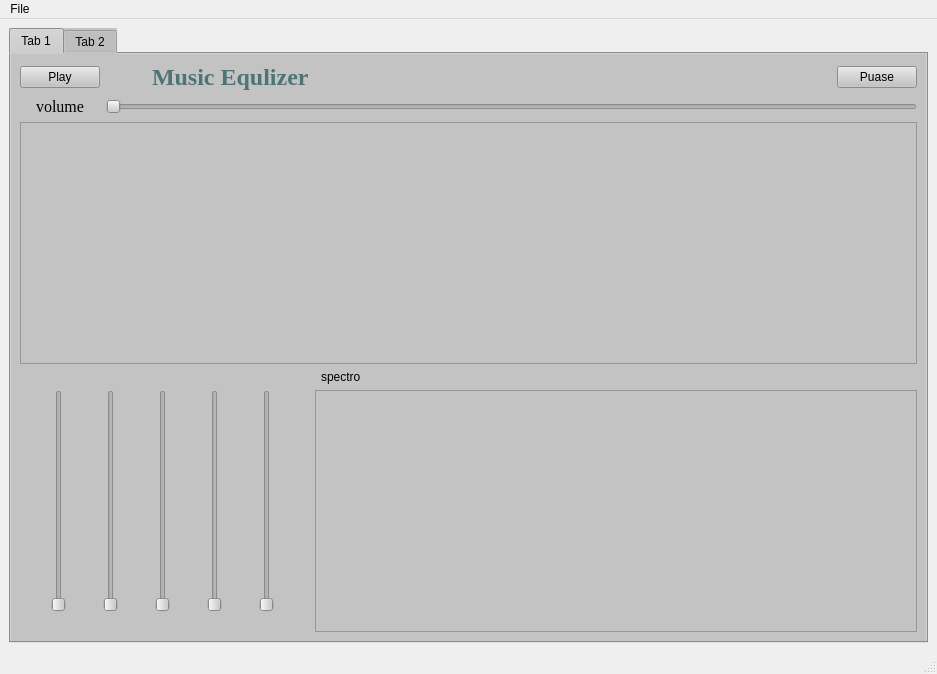
<?xml version="1.0" encoding="UTF-8"?>
<ui version="4.0">
 <class>MainWindow</class>
 <widget class="QMainWindow" name="MainWindow">
  <property name="geometry">
   <rect>
    <x>0</x>
    <y>0</y>
    <width>937</width>
    <height>674</height>
   </rect>
  </property>
  <property name="windowTitle">
   <string>MainWindow</string>
  </property>
  <widget class="QWidget" name="centralwidget">
   <layout class="QGridLayout" name="gridLayout_7">
    <item row="1" column="0">
     <widget class="QTabWidget" name="tabWidget">
      <property name="styleSheet">
       <string notr="true">background-color: rgb(195, 195, 195);</string>
      </property>
      <property name="currentIndex">
       <number>0</number>
      </property>
      <widget class="QWidget" name="EQ">
       <attribute name="title">
        <string>Tab 1</string>
       </attribute>
       <layout class="QGridLayout" name="gridLayout_3">
        <item row="0" column="0">
         <layout class="QGridLayout" name="gridLayout_maingraph">
          <item row="5" column="4" colspan="3">
           <widget class="QGraphicsView" name="graphicsView"/>
          </item>
          <item row="4" column="5">
           <widget class="QLabel" name="label_2">
            <property name="text">
             <string>spectro</string>
            </property>
           </widget>
          </item>
          <item row="1" column="3">
           <widget class="QLabel" name="label">
            <property name="font">
             <font>
              <family>Times New Roman</family>
              <pointsize>18</pointsize>
              <weight>75</weight>
              <bold>true</bold>
             </font>
            </property>
            <property name="styleSheet">
             <string notr="true">color: rgb(78, 117, 117);</string>
            </property>
            <property name="text">
             <string>Music Equlizer</string>
            </property>
           </widget>
          </item>
          <item row="1" column="5">
           <spacer name="horizontalSpacer_2">
            <property name="orientation">
             <enum>Qt::Horizontal</enum>
            </property>
            <property name="sizeHint" stdset="0">
             <size>
              <width>40</width>
              <height>20</height>
             </size>
            </property>
           </spacer>
          </item>
          <item row="2" column="0">
           <widget class="QLabel" name="labelvolume">
            <property name="font">
             <font>
              <family>Times New Roman</family>
              <pointsize>12</pointsize>
             </font>
            </property>
            <property name="text">
             <string>    volume</string>
            </property>
           </widget>
          </item>
          <item row="1" column="6">
           <widget class="QPushButton" name="puase_Button">
            <property name="text">
             <string>Puase</string>
            </property>
           </widget>
          </item>
          <item row="1" column="0">
           <widget class="QPushButton" name="play_Button">
            <property name="text">
             <string>Play</string>
            </property>
           </widget>
          </item>
          <item row="3" column="0" colspan="7">
           <widget class="QGraphicsView" name="graphicsView_maingraph"/>
          </item>
          <item row="1" column="1" colspan="2">
           <spacer name="horizontalSpacer">
            <property name="orientation">
             <enum>Qt::Horizontal</enum>
            </property>
            <property name="sizeHint" stdset="0">
             <size>
              <width>40</width>
              <height>20</height>
             </size>
            </property>
           </spacer>
          </item>
          <item row="2" column="1" colspan="6">
           <widget class="QSlider" name="Volume_slider">
            <property name="orientation">
             <enum>Qt::Horizontal</enum>
            </property>
           </widget>
          </item>
          <item row="5" column="0" colspan="4">
           <layout class="QGridLayout" name="gridLayout_sliders">
            <item row="0" column="6">
             <widget class="QSlider" name="Slider2">
              <property name="orientation">
               <enum>Qt::Vertical</enum>
              </property>
             </widget>
            </item>
            <item row="0" column="5">
             <widget class="QSlider" name="Slider3">
              <property name="orientation">
               <enum>Qt::Vertical</enum>
              </property>
             </widget>
            </item>
            <item row="0" column="0">
             <widget class="QSlider" name="Slider5">
              <property name="orientation">
               <enum>Qt::Vertical</enum>
              </property>
             </widget>
            </item>
            <item row="2" column="2">
             <widget class="QLabel" name="label_7">
              <property name="text">
               <string/>
              </property>
              <property name="pixmap">
               <pixmap>xylophone (1).jpg</pixmap>
              </property>
             </widget>
            </item>
            <item row="2" column="7">
             <widget class="QLabel" name="label_3">
              <property name="text">
               <string/>
              </property>
              <property name="pixmap">
               <pixmap>../../Downloads/pianophoto.png</pixmap>
              </property>
             </widget>
            </item>
            <item row="0" column="7">
             <widget class="QSlider" name="Slider1">
              <property name="orientation">
               <enum>Qt::Vertical</enum>
              </property>
             </widget>
            </item>
            <item row="2" column="0">
             <widget class="QLabel" name="label_6">
              <property name="text">
               <string/>
              </property>
              <property name="pixmap">
               <pixmap>giutar (1).jpg</pixmap>
              </property>
             </widget>
            </item>
            <item row="2" column="6">
             <widget class="QLabel" name="label_4">
              <property name="text">
               <string/>
              </property>
              <property name="pixmap">
               <pixmap>../../Downloads/drumicon.png</pixmap>
              </property>
             </widget>
            </item>
            <item row="2" column="5">
             <widget class="QLabel" name="label_5">
              <property name="text">
               <string/>
              </property>
              <property name="pixmap">
               <pixmap>flute.png</pixmap>
              </property>
             </widget>
            </item>
            <item row="0" column="2">
             <widget class="QSlider" name="Slider4">
              <property name="orientation">
               <enum>Qt::Vertical</enum>
              </property>
             </widget>
            </item>
           </layout>
          </item>
         </layout>
        </item>
       </layout>
      </widget>
      <widget class="QWidget" name="tab_2">
       <attribute name="title">
        <string>Tab 2</string>
       </attribute>
       <widget class="QPushButton" name="c5_button">
        <property name="geometry">
         <rect>
          <x>980</x>
          <y>90</y>
          <width>51</width>
          <height>241</height>
         </rect>
        </property>
        <property name="styleSheet">
         <string notr="true">
background-color: rgb(255, 255, 255);</string>
        </property>
        <property name="text">
         <string/>
        </property>
       </widget>
       <widget class="QPushButton" name="c3_button">
        <property name="geometry">
         <rect>
          <x>280</x>
          <y>90</y>
          <width>51</width>
          <height>241</height>
         </rect>
        </property>
        <property name="styleSheet">
         <string notr="true">
background-color: rgb(255, 255, 255);</string>
        </property>
        <property name="text">
         <string/>
        </property>
       </widget>
       <widget class="QPushButton" name="d3_button">
        <property name="geometry">
         <rect>
          <x>330</x>
          <y>90</y>
          <width>51</width>
          <height>241</height>
         </rect>
        </property>
        <property name="styleSheet">
         <string notr="true">
background-color: rgb(255, 255, 255);</string>
        </property>
        <property name="text">
         <string/>
        </property>
       </widget>
       <widget class="QPushButton" name="e3_button">
        <property name="geometry">
         <rect>
          <x>380</x>
          <y>90</y>
          <width>51</width>
          <height>241</height>
         </rect>
        </property>
        <property name="styleSheet">
         <string notr="true">
background-color: rgb(255, 255, 255);</string>
        </property>
        <property name="text">
         <string/>
        </property>
       </widget>
       <widget class="QPushButton" name="f3_button">
        <property name="geometry">
         <rect>
          <x>430</x>
          <y>90</y>
          <width>51</width>
          <height>241</height>
         </rect>
        </property>
        <property name="styleSheet">
         <string notr="true">
background-color: rgb(255, 255, 255);</string>
        </property>
        <property name="text">
         <string/>
        </property>
       </widget>
       <widget class="QPushButton" name="g3_button">
        <property name="geometry">
         <rect>
          <x>480</x>
          <y>90</y>
          <width>51</width>
          <height>241</height>
         </rect>
        </property>
        <property name="styleSheet">
         <string notr="true">
background-color: rgb(255, 255, 255);</string>
        </property>
        <property name="text">
         <string/>
        </property>
       </widget>
       <widget class="QPushButton" name="a3_button">
        <property name="geometry">
         <rect>
          <x>530</x>
          <y>90</y>
          <width>51</width>
          <height>241</height>
         </rect>
        </property>
        <property name="styleSheet">
         <string notr="true">
background-color: rgb(255, 255, 255);</string>
        </property>
        <property name="text">
         <string/>
        </property>
       </widget>
       <widget class="QPushButton" name="b3_button">
        <property name="geometry">
         <rect>
          <x>580</x>
          <y>90</y>
          <width>51</width>
          <height>241</height>
         </rect>
        </property>
        <property name="styleSheet">
         <string notr="true">
background-color: rgb(255, 255, 255);</string>
        </property>
        <property name="text">
         <string/>
        </property>
       </widget>
       <widget class="QPushButton" name="c4_button">
        <property name="geometry">
         <rect>
          <x>630</x>
          <y>90</y>
          <width>51</width>
          <height>241</height>
         </rect>
        </property>
        <property name="styleSheet">
         <string notr="true">
background-color: rgb(255, 255, 255);</string>
        </property>
        <property name="text">
         <string/>
        </property>
       </widget>
       <widget class="QPushButton" name="d4_button">
        <property name="geometry">
         <rect>
          <x>680</x>
          <y>90</y>
          <width>51</width>
          <height>241</height>
         </rect>
        </property>
        <property name="styleSheet">
         <string notr="true">
background-color: rgb(255, 255, 255);</string>
        </property>
        <property name="text">
         <string/>
        </property>
       </widget>
       <widget class="QPushButton" name="f4_button">
        <property name="geometry">
         <rect>
          <x>780</x>
          <y>90</y>
          <width>51</width>
          <height>241</height>
         </rect>
        </property>
        <property name="styleSheet">
         <string notr="true">
background-color: rgb(255, 255, 255);</string>
        </property>
        <property name="text">
         <string/>
        </property>
       </widget>
       <widget class="QPushButton" name="e4_button">
        <property name="geometry">
         <rect>
          <x>730</x>
          <y>90</y>
          <width>51</width>
          <height>241</height>
         </rect>
        </property>
        <property name="styleSheet">
         <string notr="true">
background-color: rgb(255, 255, 255);</string>
        </property>
        <property name="text">
         <string/>
        </property>
       </widget>
       <widget class="QPushButton" name="g4_button">
        <property name="geometry">
         <rect>
          <x>830</x>
          <y>90</y>
          <width>51</width>
          <height>241</height>
         </rect>
        </property>
        <property name="styleSheet">
         <string notr="true">
background-color: rgb(255, 255, 255);</string>
        </property>
        <property name="text">
         <string/>
        </property>
       </widget>
       <widget class="QPushButton" name="a4_button">
        <property name="geometry">
         <rect>
          <x>880</x>
          <y>90</y>
          <width>51</width>
          <height>241</height>
         </rect>
        </property>
        <property name="styleSheet">
         <string notr="true">
background-color: rgb(255, 255, 255);</string>
        </property>
        <property name="text">
         <string/>
        </property>
       </widget>
       <widget class="QPushButton" name="b4_button">
        <property name="geometry">
         <rect>
          <x>930</x>
          <y>90</y>
          <width>51</width>
          <height>241</height>
         </rect>
        </property>
        <property name="styleSheet">
         <string notr="true">
background-color: rgb(255, 255, 255);</string>
        </property>
        <property name="text">
         <string/>
        </property>
       </widget>
       <widget class="QPushButton" name="a40_button">
        <property name="geometry">
         <rect>
          <x>910</x>
          <y>90</y>
          <width>41</width>
          <height>161</height>
         </rect>
        </property>
        <property name="styleSheet">
         <string notr="true">background-color: rgb(0, 0, 0);
</string>
        </property>
        <property name="text">
         <string/>
        </property>
       </widget>
       <widget class="QPushButton" name="d30_button">
        <property name="geometry">
         <rect>
          <x>360</x>
          <y>90</y>
          <width>41</width>
          <height>161</height>
         </rect>
        </property>
        <property name="styleSheet">
         <string notr="true">background-color: rgb(0, 0, 0);
</string>
        </property>
        <property name="text">
         <string/>
        </property>
       </widget>
       <widget class="QPushButton" name="f30_button">
        <property name="geometry">
         <rect>
          <x>460</x>
          <y>90</y>
          <width>41</width>
          <height>161</height>
         </rect>
        </property>
        <property name="styleSheet">
         <string notr="true">background-color: rgb(0, 0, 0);
</string>
        </property>
        <property name="text">
         <string/>
        </property>
       </widget>
       <widget class="QPushButton" name="g30_button">
        <property name="geometry">
         <rect>
          <x>510</x>
          <y>90</y>
          <width>41</width>
          <height>161</height>
         </rect>
        </property>
        <property name="styleSheet">
         <string notr="true">background-color: rgb(0, 0, 0);
</string>
        </property>
        <property name="text">
         <string/>
        </property>
       </widget>
       <widget class="QPushButton" name="a30_button">
        <property name="geometry">
         <rect>
          <x>560</x>
          <y>90</y>
          <width>41</width>
          <height>161</height>
         </rect>
        </property>
        <property name="styleSheet">
         <string notr="true">background-color: rgb(0, 0, 0);
</string>
        </property>
        <property name="text">
         <string/>
        </property>
       </widget>
       <widget class="QPushButton" name="c40_button">
        <property name="geometry">
         <rect>
          <x>660</x>
          <y>90</y>
          <width>41</width>
          <height>161</height>
         </rect>
        </property>
        <property name="styleSheet">
         <string notr="true">background-color: rgb(0, 0, 0);
</string>
        </property>
        <property name="text">
         <string/>
        </property>
       </widget>
       <widget class="QPushButton" name="d40_button">
        <property name="geometry">
         <rect>
          <x>710</x>
          <y>90</y>
          <width>41</width>
          <height>161</height>
         </rect>
        </property>
        <property name="styleSheet">
         <string notr="true">background-color: rgb(0, 0, 0);
</string>
        </property>
        <property name="text">
         <string/>
        </property>
       </widget>
       <widget class="QPushButton" name="f40_button">
        <property name="geometry">
         <rect>
          <x>810</x>
          <y>90</y>
          <width>41</width>
          <height>161</height>
         </rect>
        </property>
        <property name="styleSheet">
         <string notr="true">background-color: rgb(0, 0, 0);
</string>
        </property>
        <property name="text">
         <string/>
        </property>
       </widget>
       <widget class="QPushButton" name="g40_button">
        <property name="geometry">
         <rect>
          <x>860</x>
          <y>90</y>
          <width>41</width>
          <height>161</height>
         </rect>
        </property>
        <property name="styleSheet">
         <string notr="true">background-color: rgb(0, 0, 0);
</string>
        </property>
        <property name="text">
         <string/>
        </property>
       </widget>
       <widget class="QPushButton" name="c30_button">
        <property name="geometry">
         <rect>
          <x>310</x>
          <y>90</y>
          <width>41</width>
          <height>161</height>
         </rect>
        </property>
        <property name="styleSheet">
         <string notr="true">background-color: rgb(0, 0, 0);
</string>
        </property>
        <property name="text">
         <string/>
        </property>
       </widget>
       <widget class="QLabel" name="label_drums">
        <property name="geometry">
         <rect>
          <x>160</x>
          <y>400</y>
          <width>321</width>
          <height>191</height>
         </rect>
        </property>
        <property name="text">
         <string/>
        </property>
        <property name="pixmap">
         <pixmap>../../.designer/backup/IMG_20211227_011355 (1).png</pixmap>
        </property>
       </widget>
       <widget class="QPushButton" name="snare_drum">
        <property name="geometry">
         <rect>
          <x>170</x>
          <y>510</y>
          <width>71</width>
          <height>71</height>
         </rect>
        </property>
        <property name="styleSheet">
         <string notr="true">border-radius:35px;
background-color: rgb(70, 70, 70);</string>
        </property>
        <property name="text">
         <string/>
        </property>
       </widget>
       <widget class="QLabel" name="label_gutar">
        <property name="geometry">
         <rect>
          <x>730</x>
          <y>400</y>
          <width>501</width>
          <height>211</height>
         </rect>
        </property>
        <property name="text">
         <string/>
        </property>
        <property name="pixmap">
         <pixmap>../../.designer/backup/IMG_20211226_234248.jpg</pixmap>
        </property>
       </widget>
       <widget class="QPushButton" name="gutar_a_button">
        <property name="geometry">
         <rect>
          <x>870</x>
          <y>489</y>
          <width>15</width>
          <height>15</height>
         </rect>
        </property>
        <property name="autoFillBackground">
         <bool>false</bool>
        </property>
        <property name="styleSheet">
         <string notr="true">background-color: rgb(218, 175, 106);
</string>
        </property>
        <property name="text">
         <string/>
        </property>
       </widget>
       <widget class="QPushButton" name="gutar_d_button">
        <property name="geometry">
         <rect>
          <x>890</x>
          <y>493</y>
          <width>15</width>
          <height>15</height>
         </rect>
        </property>
        <property name="autoFillBackground">
         <bool>false</bool>
        </property>
        <property name="styleSheet">
         <string notr="true">background-color: rgb(218, 175, 106);
</string>
        </property>
        <property name="text">
         <string/>
        </property>
       </widget>
       <widget class="QPushButton" name="gutar_g_button">
        <property name="geometry">
         <rect>
          <x>910</x>
          <y>497</y>
          <width>15</width>
          <height>15</height>
         </rect>
        </property>
        <property name="autoFillBackground">
         <bool>false</bool>
        </property>
        <property name="styleSheet">
         <string notr="true">background-color: rgb(218, 175, 106);
</string>
        </property>
        <property name="text">
         <string/>
        </property>
       </widget>
       <widget class="QPushButton" name="gutat_E1_button">
        <property name="geometry">
         <rect>
          <x>850</x>
          <y>485</y>
          <width>15</width>
          <height>15</height>
         </rect>
        </property>
        <property name="autoFillBackground">
         <bool>false</bool>
        </property>
        <property name="styleSheet">
         <string notr="true">background-color: rgb(218, 175, 106);
</string>
        </property>
        <property name="text">
         <string/>
        </property>
       </widget>
       <widget class="QPushButton" name="gutar_e2_button">
        <property name="geometry">
         <rect>
          <x>950</x>
          <y>506</y>
          <width>15</width>
          <height>15</height>
         </rect>
        </property>
        <property name="autoFillBackground">
         <bool>false</bool>
        </property>
        <property name="styleSheet">
         <string notr="true">background-color: rgb(218, 175, 106);
</string>
        </property>
        <property name="text">
         <string/>
        </property>
       </widget>
       <widget class="QPushButton" name="gutar_b_button">
        <property name="geometry">
         <rect>
          <x>930</x>
          <y>502</y>
          <width>15</width>
          <height>15</height>
         </rect>
        </property>
        <property name="autoFillBackground">
         <bool>false</bool>
        </property>
        <property name="styleSheet">
         <string notr="true">background-color: rgb(218, 175, 106);
</string>
        </property>
        <property name="text">
         <string/>
        </property>
       </widget>
       <widget class="QPushButton" name="hi_hat_button">
        <property name="geometry">
         <rect>
          <x>277</x>
          <y>525</y>
          <width>51</width>
          <height>41</height>
         </rect>
        </property>
        <property name="styleSheet">
         <string notr="true">border-radius:20px;
background-color: rgb(70, 70, 70);</string>
        </property>
        <property name="text">
         <string/>
        </property>
       </widget>
       <widget class="QPushButton" name="mudim_tom_button">
        <property name="geometry">
         <rect>
          <x>370</x>
          <y>410</y>
          <width>51</width>
          <height>51</height>
         </rect>
        </property>
        <property name="styleSheet">
         <string notr="true">border-radius:25px;
background-color: rgb(70, 70, 70);</string>
        </property>
        <property name="text">
         <string/>
        </property>
       </widget>
       <widget class="QPushButton" name="floor_tom">
        <property name="geometry">
         <rect>
          <x>360</x>
          <y>517</y>
          <width>71</width>
          <height>61</height>
         </rect>
        </property>
        <property name="styleSheet">
         <string notr="true">border-radius:30px;
background-color: rgb(70, 70, 70);</string>
        </property>
        <property name="text">
         <string/>
        </property>
       </widget>
       <widget class="QPushButton" name="small_tom">
        <property name="geometry">
         <rect>
          <x>180</x>
          <y>410</y>
          <width>51</width>
          <height>51</height>
         </rect>
        </property>
        <property name="styleSheet">
         <string notr="true">border-radius:25px;
background-color: rgb(70, 70, 70);</string>
        </property>
        <property name="text">
         <string/>
        </property>
       </widget>
       <widget class="QPushButton" name="crash_button">
        <property name="geometry">
         <rect>
          <x>230</x>
          <y>460</y>
          <width>61</width>
          <height>61</height>
         </rect>
        </property>
        <property name="styleSheet">
         <string notr="true">border-radius:30px;
background-color: rgb(70, 70, 70);</string>
        </property>
        <property name="text">
         <string/>
        </property>
       </widget>
       <widget class="QPushButton" name="ride_button">
        <property name="geometry">
         <rect>
          <x>310</x>
          <y>460</y>
          <width>61</width>
          <height>61</height>
         </rect>
        </property>
        <property name="styleSheet">
         <string notr="true">border-radius:30px;
background-color: rgb(70, 70, 70);</string>
        </property>
        <property name="text">
         <string/>
        </property>
       </widget>
       <widget class="QLabel" name="label_gutar_icon">
        <property name="geometry">
         <rect>
          <x>550</x>
          <y>20</y>
          <width>61</width>
          <height>31</height>
         </rect>
        </property>
        <property name="text">
         <string/>
        </property>
        <property name="pixmap">
         <pixmap>../../.designer/backup/2884299 (2).png</pixmap>
        </property>
       </widget>
       <widget class="QLabel" name="label_bisno_icon">
        <property name="geometry">
         <rect>
          <x>640</x>
          <y>20</y>
          <width>61</width>
          <height>31</height>
         </rect>
        </property>
        <property name="text">
         <string/>
        </property>
        <property name="pixmap">
         <pixmap>../../.designer/backup/images (6) (1).png</pixmap>
        </property>
       </widget>
       <widget class="QLabel" name="label_drum_icon">
        <property name="geometry">
         <rect>
          <x>720</x>
          <y>20</y>
          <width>51</width>
          <height>31</height>
         </rect>
        </property>
        <property name="text">
         <string/>
        </property>
        <property name="pixmap">
         <pixmap>../../.designer/backup/images (4) (2).png</pixmap>
        </property>
       </widget>
      </widget>
     </widget>
    </item>
   </layout>
  </widget>
  <widget class="QMenuBar" name="menubar">
   <property name="geometry">
    <rect>
     <x>0</x>
     <y>0</y>
     <width>937</width>
     <height>21</height>
    </rect>
   </property>
   <widget class="QMenu" name="menuFile">
    <property name="title">
     <string>File</string>
    </property>
    <addaction name="actionOpen"/>
   </widget>
   <addaction name="menuFile"/>
  </widget>
  <widget class="QStatusBar" name="statusbar"/>
  <action name="actionOpen">
   <property name="text">
    <string>Open</string>
   </property>
  </action>
 </widget>
 <resources/>
 <connections/>
</ui>
